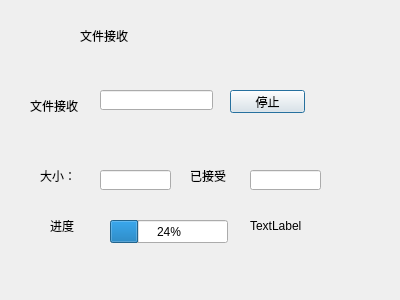
<?xml version="1.0" encoding="UTF-8"?>
<ui version="4.0">
 <class>FileCntDlg</class>
 <widget class="QDialog" name="FileCntDlg">
  <property name="geometry">
   <rect>
    <x>0</x>
    <y>0</y>
    <width>400</width>
    <height>300</height>
   </rect>
  </property>
  <property name="windowTitle">
   <string>Dialog</string>
  </property>
  <widget class="QLabel" name="label">
   <property name="geometry">
    <rect>
     <x>80</x>
     <y>30</y>
     <width>54</width>
     <height>12</height>
    </rect>
   </property>
   <property name="text">
    <string>文件接收</string>
   </property>
  </widget>
  <widget class="QLabel" name="label_2">
   <property name="geometry">
    <rect>
     <x>30</x>
     <y>100</y>
     <width>54</width>
     <height>12</height>
    </rect>
   </property>
   <property name="text">
    <string>文件接收</string>
   </property>
  </widget>
  <widget class="QLineEdit" name="rfileNameLineEdit">
   <property name="geometry">
    <rect>
     <x>100</x>
     <y>90</y>
     <width>113</width>
     <height>20</height>
    </rect>
   </property>
  </widget>
  <widget class="QLineEdit" name="rfileSizeLineEdit">
   <property name="geometry">
    <rect>
     <x>100</x>
     <y>170</y>
     <width>71</width>
     <height>20</height>
    </rect>
   </property>
  </widget>
  <widget class="QLineEdit" name="recvSizeLineEdit">
   <property name="geometry">
    <rect>
     <x>250</x>
     <y>170</y>
     <width>71</width>
     <height>20</height>
    </rect>
   </property>
  </widget>
  <widget class="QLabel" name="label_3">
   <property name="geometry">
    <rect>
     <x>40</x>
     <y>170</y>
     <width>54</width>
     <height>12</height>
    </rect>
   </property>
   <property name="text">
    <string>大小：</string>
   </property>
  </widget>
  <widget class="QLabel" name="label_4">
   <property name="geometry">
    <rect>
     <x>190</x>
     <y>170</y>
     <width>54</width>
     <height>12</height>
    </rect>
   </property>
   <property name="text">
    <string>已接受</string>
   </property>
  </widget>
  <widget class="QLabel" name="label_5">
   <property name="geometry">
    <rect>
     <x>50</x>
     <y>220</y>
     <width>54</width>
     <height>12</height>
    </rect>
   </property>
   <property name="text">
    <string>进度</string>
   </property>
  </widget>
  <widget class="QProgressBar" name="recvProgressBar">
   <property name="geometry">
    <rect>
     <x>110</x>
     <y>220</y>
     <width>118</width>
     <height>23</height>
    </rect>
   </property>
   <property name="value">
    <number>24</number>
   </property>
  </widget>
  <widget class="QPushButton" name="cntClosePushButton">
   <property name="geometry">
    <rect>
     <x>230</x>
     <y>90</y>
     <width>75</width>
     <height>23</height>
    </rect>
   </property>
   <property name="text">
    <string>停止</string>
   </property>
  </widget>
  <widget class="QLabel" name="rateLabel">
   <property name="geometry">
    <rect>
     <x>250</x>
     <y>220</y>
     <width>54</width>
     <height>12</height>
    </rect>
   </property>
   <property name="text">
    <string>TextLabel</string>
   </property>
  </widget>
 </widget>
 <resources/>
 <connections/>
</ui>
